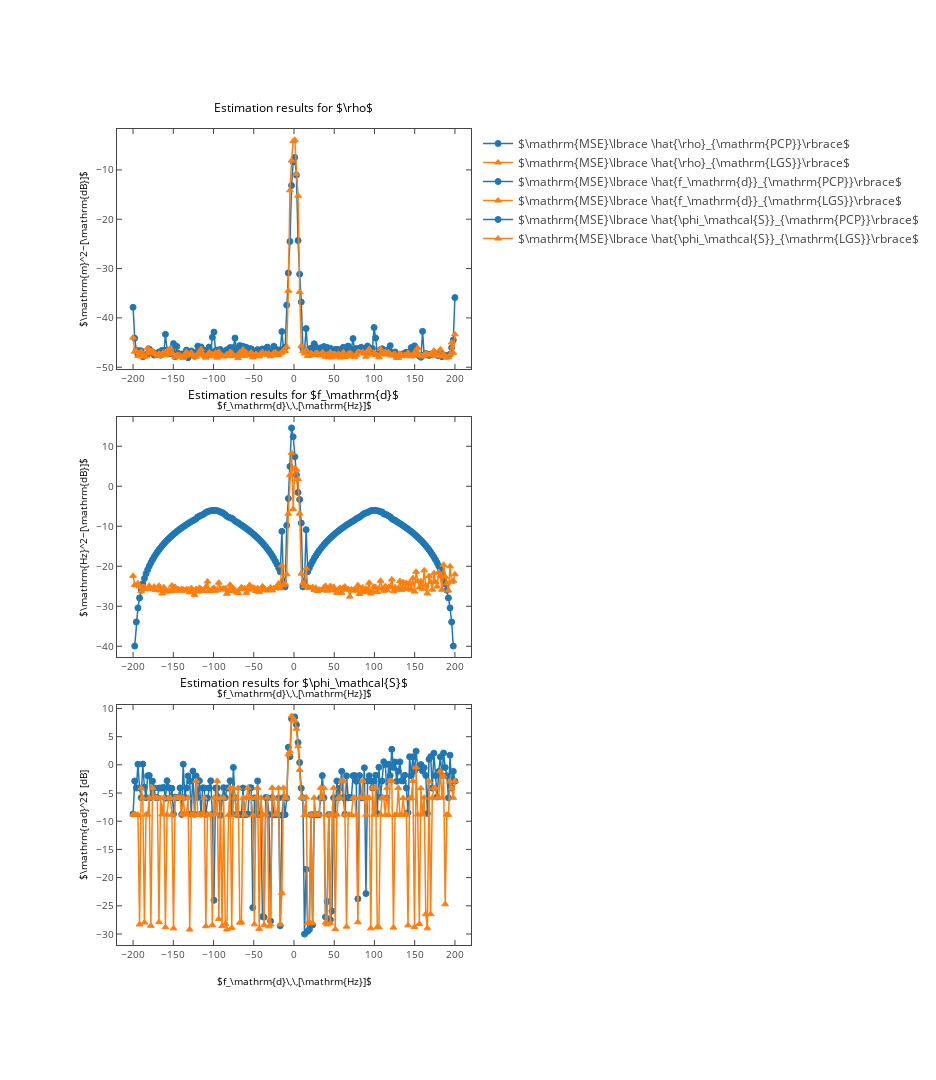

Notebook code cell kept with this figure:
### Markdown cell above
### Plotting

### Code cell
run_plots_vs_f_d_randomized = True

def plots_vs_f_d_randomized( ):

    # Load data from npz file
    ( delta_0, T_m, T_sampling, nrof_samples, SNR_out, SNR_in, nrof_MCs, f_d, f_d_error, phase_s_error,
      rho_error ) = itemgetter( 'delta_0', 'T_m', 'T_sampling', 'nrof_samples', 'SNR_out', 'SNR_in',
      'nrof_MCs', 'f_d', 'f_d_error', 'phase_s_error', 'rho_error' )( np.load( "vs_f_d_randomized.npz" ) )

    # Inform user
    print( "Plotting results for delta_0 = %E, T_m = %E, T_sampling = %E"%( delta_0, T_m, T_sampling ) + 
           "nrof_samples = %d, SNR_out = %f, SNR_in = %f"%( nrof_samples, SNR_out, SNR_in ) + 
           " with %d Monte Carlo repetitions per frequency value."%( nrof_MCs ) + 
           " Every other physical parameter was randomized." )
    
    # Set up figure
    plt.figure( figsize = [13,15] )
    # Set styles for PCP and LGS
    styles = ['o-', '^-' ]

    # Performance in estimating rho
    plt.subplot( 311 )
    # Set up labels for MC results
    labels = [r"$\mathrm{MSE}\lbrace \hat{\rho}_{\mathrm{PCP}}\rbrace$",
              r"$\mathrm{MSE}\lbrace \hat{\rho}_{\mathrm{LGS}}\rbrace$"]
    # Plot MC results
    for idx in range( len( styles ) ):
        plt.plot( f_d, rho_error[idx,:], styles[idx], label = labels[idx] )
    # Set axis labels, title and legend
    plt.xlabel( r"$f_\mathrm{d}\,\,[\mathrm{Hz}]$" )
    plt.ylabel( r"$\mathrm{m}^2~[\mathrm{dB}]$" )
    plt.title(  r"Estimation results for $\rho$" )
    plt.legend( )


    # Performance in estimating f_d
    plt.subplot( 312 )
    # Set up labels for MC results
    labels = [r"$\mathrm{MSE}\lbrace \hat{f_\mathrm{d}}_{\mathrm{PCP}}\rbrace$",
              r"$\mathrm{MSE}\lbrace \hat{f_\mathrm{d}}_{\mathrm{LGS}}\rbrace$"]
    # Plot MC results
    for idx in range( len( styles ) ):
        plt.plot( f_d, f_d_error[idx,:], styles[idx], label = labels[idx] )
    # Set axis labels, title and legend
    plt.xlabel( r"$f_\mathrm{d}\,\,[\mathrm{Hz}]$" )
    plt.ylabel( r"$\mathrm{Hz}^2~[\mathrm{dB}]$" )
    plt.title( r"Estimation results for $f_\mathrm{d}$" )
    plt.legend( )


    # Performance in estimating phase_s
    plt.subplot( 313 )
    # Set up labels for MC results
    labels = [r"$\mathrm{MSE}\lbrace \hat{\phi_\mathcal{S}}_{\mathrm{PCP}}\rbrace$",
              r"$\mathrm{MSE}\lbrace \hat{\phi_\mathcal{S}}_{\mathrm{LGS}}\rbrace$"]
    # Plot MC results
    for idx in range( len( styles ) ):
        plt.plot( f_d, phase_s_error[idx,:], styles[idx], label = labels[idx] )
    # Set axis labels, title and legend
    plt.xlabel( r"$f_\mathrm{d}\,\,[\mathrm{Hz}]$" )
    plt.ylabel( r"$\mathrm{rad}^2$ [dB]" )
    plt.title( r"Estimation results for $\phi_\mathcal{S}$" )
    plt.legend( )

    if export_to_latex:
        tikz_save( "vs_f_d_randomized.tex" )

    if interactive:
        mpl_to_pltly( plt.gcf( ) )
    else:
        plt.show( )

if run_plots_vs_f_d_randomized:
    plots_vs_f_d_randomized( )

### Figure 1 — Plotly figure (JSON) as saved in the notebook; plotly's stock layout.template omitted (floating-point values rounded to 4 significant figures; data arrays with more than 128 entries replaced by an {"elided": "..."} marker saying what was removed)
{"data": [{"line": {"color": "rgba (31, 119, 180, 1)", "dash": "solid", "width": 1.5}, "marker": {"color": "#1F77B4", "line": {"color": "#1F77B4", "width": 1}, "opacity": 1, "size": 6, "symbol": "circle"}, "mode": "lines+markers", "name": "$\\mathrm{MSE}\\lbrace \\hat{\\rho}_{\\mathrm{PCP}}\\rbrace$", "type": "scatter", "uid": "388ef12e-8bf5-453f-967b-e85a01cbbeb4", "x": {"elided": "200 float values"}, "xaxis": "x", "y": {"elided": "200 float values"}, "yaxis": "y"}, {"line": {"color": "rgba (255, 127, 14, 1)", "dash": "solid", "width": 1.5}, "marker": {"color": "#FF7F0E", "line": {"color": "#FF7F0E", "width": 1}, "opacity": 1, "size": 6, "symbol": "triangle-up"}, "mode": "lines+markers", "name": "$\\mathrm{MSE}\\lbrace \\hat{\\rho}_{\\mathrm{LGS}}\\rbrace$", "type": "scatter", "uid": "5a85a5a0-945b-4b64-9dc2-3257e790f8e9", "x": {"elided": "200 float values"}, "xaxis": "x", "y": {"elided": "200 float values"}, "yaxis": "y"}, {"line": {"color": "rgba (31, 119, 180, 1)", "dash": "solid", "width": 1.5}, "marker": {"color": "#1F77B4", "line": {"color": "#1F77B4", "width": 1}, "opacity": 1, "size": 6, "symbol": "circle"}, "mode": "lines+markers", "name": "$\\mathrm{MSE}\\lbrace \\hat{f_\\mathrm{d}}_{\\mathrm{PCP}}\\rbrace$", "type": "scatter", "uid": "cdf98571-c9d4-4b2e-bb73-c75093dc8312", "x": {"elided": "200 float values"}, "xaxis": "x2", "y": {"elided": "200 float values"}, "yaxis": "y2"}, {"line": {"color": "rgba (255, 127, 14, 1)", "dash": "solid", "width": 1.5}, "marker": {"color": "#FF7F0E", "line": {"color": "#FF7F0E", "width": 1}, "opacity": 1, "size": 6, "symbol": "triangle-up"}, "mode": "lines+markers", "name": "$\\mathrm{MSE}\\lbrace \\hat{f_\\mathrm{d}}_{\\mathrm{LGS}}\\rbrace$", "type": "scatter", "uid": "524d5628-16bb-4896-a534-bdd656117530", "x": {"elided": "200 float values"}, "xaxis": "x2", "y": {"elided": "200 float values"}, "yaxis": "y2"}, {"line": {"color": "rgba (31, 119, 180, 1)", "dash": "solid", "width": 1.5}, "marker": {"color": "#1F77B4", "line": {"color": "#1F77B4", "width": 1}, "opacity": 1, "size": 6, "symbol": "circle"}, "mode": "lines+markers", "name": "$\\mathrm{MSE}\\lbrace \\hat{\\phi_\\mathcal{S}}_{\\mathrm{PCP}}\\rbrace$", "type": "scatter", "uid": "86c8035b-4761-4922-90be-2627ba6de0c4", "x": {"elided": "200 float values"}, "xaxis": "x3", "y": {"elided": "200 float values"}, "yaxis": "y3"}, {"line": {"color": "rgba (255, 127, 14, 1)", "dash": "solid", "width": 1.5}, "marker": {"color": "#FF7F0E", "line": {"color": "#FF7F0E", "width": 1}, "opacity": 1, "size": 6, "symbol": "triangle-up"}, "mode": "lines+markers", "name": "$\\mathrm{MSE}\\lbrace \\hat{\\phi_\\mathcal{S}}_{\\mathrm{LGS}}\\rbrace$", "type": "scatter", "uid": "c1f66b8d-cb3f-486d-8b91-54ff2f2f7218", "x": {"elided": "200 float values"}, "xaxis": "x3", "y": {"elided": "200 float values"}, "yaxis": "y3"}], "layout": {"annotations": [{"font": {"color": "#000000", "size": 12}, "showarrow": false, "text": "Estimation results for $\\rho$", "x": 0.4996, "xanchor": "center", "xref": "paper", "y": 1.014, "yanchor": "bottom", "yref": "paper"}, {"font": {"color": "#000000", "size": 12}, "showarrow": false, "text": "Estimation results for $f_\\mathrm{d}$", "x": 0.4996, "xanchor": "center", "xref": "paper", "y": 0.6613, "yanchor": "bottom", "yref": "paper"}, {"font": {"color": "#000000", "size": 12}, "showarrow": false, "text": "Estimation results for $\\phi_\\mathcal{S}$", "x": 0.4996, "xanchor": "center", "xref": "paper", "y": 0.3086, "yanchor": "bottom", "yref": "paper"}], "autosize": false, "height": 1080, "hovermode": "closest", "margin": {"b": 135, "l": 117, "pad": 0, "r": 93, "t": 129}, "showlegend": true, "width": 936, "xaxis": {"anchor": "y", "domain": [0, 1], "mirror": "ticks", "nticks": 11, "range": [-220, 220], "showgrid": false, "showline": true, "side": "bottom", "tickfont": {"size": 10}, "ticks": "inside", "title": {"font": {"color": "#000000", "size": 10}, "text": "$f_\\mathrm{d}\\,\\,[\\mathrm{Hz}]$"}, "type": "linear", "zeroline": false}, "xaxis2": {"anchor": "y2", "domain": [0, 1], "mirror": "ticks", "nticks": 11, "range": [-220, 220], "showgrid": false, "showline": true, "side": "bottom", "tickfont": {"size": 10}, "ticks": "inside", "title": {"font": {"color": "#000000", "size": 10}, "text": "$f_\\mathrm{d}\\,\\,[\\mathrm{Hz}]$"}, "type": "linear", "zeroline": false}, "xaxis3": {"anchor": "y3", "domain": [0, 1], "mirror": "ticks", "nticks": 11, "range": [-220, 220], "showgrid": false, "showline": true, "side": "bottom", "tickfont": {"size": 10}, "ticks": "inside", "title": {"font": {"color": "#000000", "size": 10}, "text": "$f_\\mathrm{d}\\,\\,[\\mathrm{Hz}]$"}, "type": "linear", "zeroline": false}, "yaxis": {"anchor": "x", "domain": [0.7059, 1], "mirror": "ticks", "nticks": 7, "range": [-50.36, -1.706], "showgrid": false, "showline": true, "side": "left", "tickfont": {"size": 10}, "ticks": "inside", "title": {"font": {"color": "#000000", "size": 10}, "text": "$\\mathrm{m}^2~[\\mathrm{dB}]$"}, "type": "linear", "zeroline": false}, "yaxis2": {"anchor": "x2", "domain": [0.3529, 0.6471], "mirror": "ticks", "nticks": 8, "range": [-42.68, 17.32], "showgrid": false, "showline": true, "side": "left", "tickfont": {"size": 10}, "ticks": "inside", "title": {"font": {"color": "#000000", "size": 10}, "text": "$\\mathrm{Hz}^2~[\\mathrm{dB}]$"}, "type": "linear", "zeroline": false}, "yaxis3": {"anchor": "x3", "domain": [0, 0.2941], "mirror": "ticks", "nticks": 11, "range": [-31.95, 10.62], "showgrid": false, "showline": true, "side": "left", "tickfont": {"size": 10}, "ticks": "inside", "title": {"font": {"color": "#000000", "size": 10}, "text": "$\\mathrm{rad}^2$ [dB]"}, "type": "linear", "zeroline": false}}}
